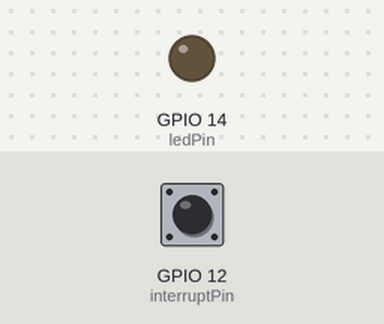
This sketch was run on a simulated ESP32. Parts: output pins drawn as LEDs (lit = HIGH). Inputs (shaded band) come from the test bench; at power-on: GPIO 12 (interruptPin) HIGH.

Above: at 1.2 s.
1.3 s: GPIO 12 (interruptPin) pulled LOW for 0.15 s
At 1.37 s:
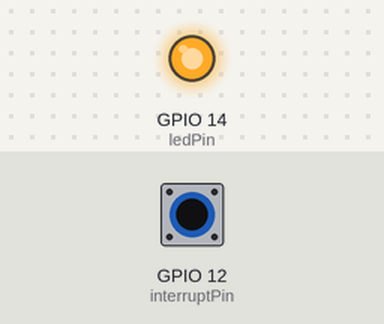
2.9 s: GPIO 12 (interruptPin) pulled LOW for 3.2 s
At 7.3 s:
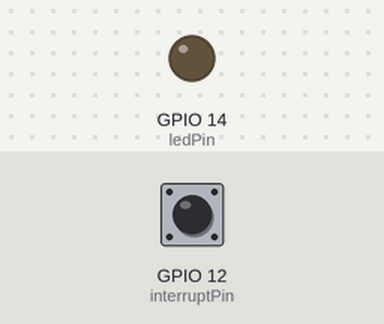
Timing chart, 0 to 8.8 s (numbered marks = the images above; inputs shaded):
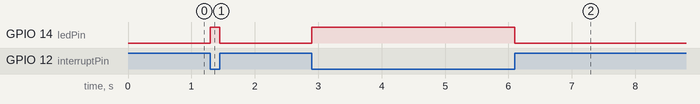

The sketch:

21_use_interrupt_in_Arduino_ESP32.ino
```cpp
/* LED pin */
byte ledPin = 14;
/* pin that is attached to interrupt */
byte interruptPin = 12;
/* hold the state of LED when toggling */
volatile byte state = LOW;

void setup() {
  pinMode(ledPin, OUTPUT);
  /* set the interrupt pin as input pullup*/
  pinMode(interruptPin, INPUT_PULLUP);
  /* attach interrupt to the pin
  function blink will be invoked when interrupt occurs
  interrupt occurs whenever the pin change value */
  attachInterrupt(digitalPinToInterrupt(interruptPin), blink, CHANGE);
}

void loop() {
}

/* interrupt function toggle the LED */
void blink() {
  state = !state;
  digitalWrite(ledPin, state);
}
```

Measured:
- after the input at 1.3 s, GPIO 14 (ledPin): LOW → HIGH at once, → LOW 0.15 s later
- after the input at 2.9 s, GPIO 14 (ledPin): LOW → HIGH at once, → LOW 3.2 s later
